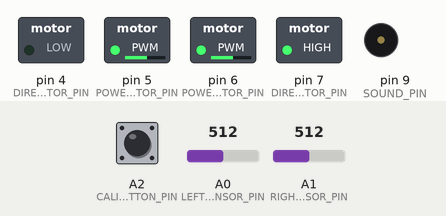
Bench run of a sketch on a simulated Arduino Uno, built with avr-gcc and run on an emulated ATmega328P. On the bench: switched loads named in the sketch (green lamp = pin HIGH), buzzer (waves = sounding). Inputs (shaded band) come from the test bench; at power-on: A2 (CALIBRATE_BOTTON_PIN) HIGH, A0 (LEFT_SENSOR_PIN) = 512, A1 (RIGHT_SENSOR_PIN) = 512.

Above: at 0.8 s.
0.9 s: A2 (CALIBRATE_BOTTON_PIN) pulled LOW for 3.2 s
At 5.1 s:
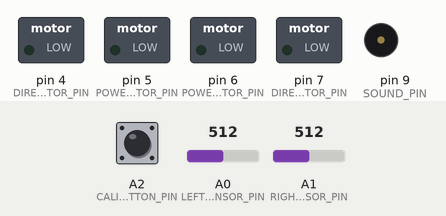
5.7 s: A2 (CALIBRATE_BOTTON_PIN) pulled LOW for 0.15 s
At 7.84 s:
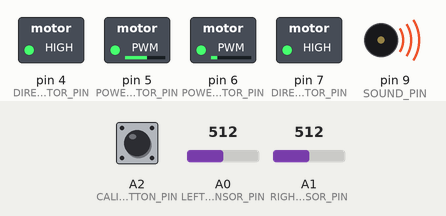
8.7 s: A2 (CALIBRATE_BOTTON_PIN) pulled LOW for 1 s
At 11.1 s:
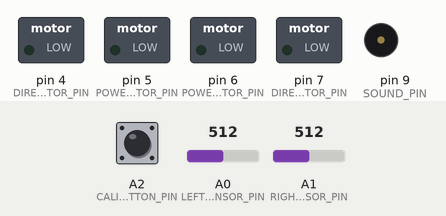
Timing chart, 0 to 12.6 s (numbered marks = the images above; inputs shaded):
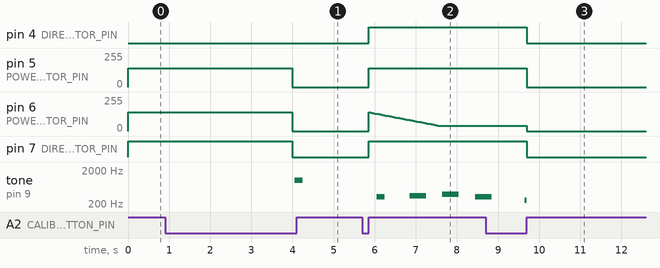

The sketch:

omezhka.ino
```cpp
// Определение пинов подключения компонентов
#define POWER_LEFT_MOTOR_PIN 6
#define DIRECTION_LEFT_MOTOR_PIN 7
#define POWER_RIGHT_MOTOR_PIN 5
#define DIRECTION_RIGHT_MOTOR_PIN 4
#define SOUND_PIN 9
#define CALIBRATE_BOTTON_PIN A2
#define LEFT_SENSOR_PIN A0
#define RIGHT_SENSOR_PIN A1

// Параметры PID-регулятора и движения
#define pid_gain_p 8.0                // Пропорциональный коэффициент PID
#define pid_gain_d 6.0                // Дифференциальный коэффициент PID
#define base_speed 90                 // Базовая скорость движения при следовании по линии
#define search_speed 140              // Скорость при поиске линии

// Настройки поиска линии
#define light_threshold 50            // Порог срабатывания датчика света (0–100)
#define spiral_increase 3             // Увеличение амплитуды "спирали" при поиске
#define spiral_interval 50            // Интервал увеличения спирали (мс)
#define search_timeout 20000          // Максимальное время поиска линии (20 секунд)

// Настройки мелодии
#define NOTE_C4  262   // Частота ноты До 4-й октавы
#define NOTE_D4  294   // Ре
#define NOTE_E4  330   // Ми
#define NOTE_F4  349   // Фа
#define NOTE_G4  392   // Соль
#define NOTE_A4  440   // Ля
#define NOTE_B4  494   // Си
#define NOTE_C5  523   // До 5-й октавы

// Мелодия - упрощенная версия "Оды к радости" Бетховена
int melody[] = {
  NOTE_E4, 0 , NOTE_F4, 0, NOTE_G4, 0, NOTE_E4, 0,
  NOTE_C4, 0, NOTE_D4, 0, NOTE_E4, 0, NOTE_D4, 0
};

// Длительности нот (в мс)
int noteDurations[] = {
  400, 400, 400, 400, 400, 400, 400, 400,
  800, 800, 800, 800, 800, 800, 800, 800
};

// Переменные для управления мелодией
int melodyLength = sizeof(melody) / sizeof(melody[0]);
int currentNote = 0;
unsigned long previousNoteTime = 0;
int noteDuration = 200;

// Переменные для калибровки датчиков
int left_min = 1023;
int left_max = 0;
int right_min = 1023;
int right_max = 0;

// Переменные для управления роботом
int last_direction = 0;
int errold = 0;
bool is_active = false;
bool CALIBRATE_BOTTON_PIN_old = 1;

// Переменные для поиска линии
bool spiral_direction = 0;
int spiral_step = 0;
unsigned long spiral_timer = 0;
unsigned long search_start_time = 0;

// Переменные для датчиков
int s1, s2;

// Состояния робота
enum RobotState { STOPPED, FOLLOWING_LINE, SEARCHING_LINE };
RobotState robotState = STOPPED;

// Управление моторами
void drive(int left, int right) {
  digitalWrite(DIRECTION_LEFT_MOTOR_PIN, left > 0);
  digitalWrite(DIRECTION_RIGHT_MOTOR_PIN, right > 0);
  analogWrite(POWER_LEFT_MOTOR_PIN, abs(left));
  analogWrite(POWER_RIGHT_MOTOR_PIN, abs(right));
}

// Остановка робота
void stop_robot() {
  drive(0, 0);
  noTone(SOUND_PIN);
  is_active = false;
  robotState = STOPPED;
  tone(SOUND_PIN, 500, 500);
}

// Воспроизведение мелодии - ВСЕГДА когда робот активен
void playMelody() {
  unsigned long currentTime = millis();

  if (currentTime - previousNoteTime >= noteDuration) {
    // Воспроизводим текущую ноту (если не пауза)
    if (melody[currentNote] != 0) {
      tone(SOUND_PIN, melody[currentNote], noteDuration);
    } else {
      noTone(SOUND_PIN);
    }

    // Переходим к следующей ноте
    currentNote++;
    if (currentNote >= melodyLength) {
      currentNote = 0; // Начинаем мелодию заново
    }

    noteDuration = noteDurations[currentNote];
    previousNoteTime = currentTime;
  }
}

// Остановка мелодии
void stopMelody() {
  noTone(SOUND_PIN);
  currentNote = 0;
  previousNoteTime = millis();
  noteDuration = 200;
}

// Начало поиска линии
void start_search() {
  spiral_step = 0;
  spiral_timer = millis();
  spiral_direction = (last_direction == 0) ? 1 : 0;
  search_start_time = millis();
}

// Спиральный поиск линии
void spiral_search() {
  if (millis() - spiral_timer > spiral_interval) {
    spiral_step += spiral_increase;
    spiral_timer = millis();

    if (spiral_step > 100) {
      spiral_step = 100;
    }
  }

  int left_speed = search_speed - spiral_step;
  int right_speed = search_speed - spiral_step;

  left_speed = constrain(left_speed, 0, 255);
  right_speed = constrain(right_speed, 0, 255);

  if (spiral_direction) {
    drive(left_speed, search_speed);
  } else {
    drive(search_speed, right_speed);
  }
}

// Следование по линии с PID-регулятором
void line_following(int s1, int s2) {
  double err = (s1 - s2);
  double u = err * pid_gain_p + (err - errold) * pid_gain_d;
  drive(constrain(base_speed + u, -250, 250),
        constrain(base_speed - u, -250, 250));
  errold = err;
}

// Проверка состояния датчиков и принятие решения
void check_sensors() {
  s1 = map(analogRead(LEFT_SENSOR_PIN), left_min, left_max, 0, 100);
  s2 = map(analogRead(RIGHT_SENSOR_PIN), right_min, right_max, 0, 100);

  bool see_line = (s1 > light_threshold || s2 > light_threshold);

  if (robotState == FOLLOWING_LINE) {
    if (!see_line) {
      robotState = SEARCHING_LINE;
      start_search();
    }
  }
  else if (robotState == SEARCHING_LINE) {
    if (millis() - search_start_time > search_timeout) {
      stop_robot();
      return;
    }

    if (see_line) {
      robotState = FOLLOWING_LINE;
      last_direction = (s1 > light_threshold) ? 0 : 1;
    }
  }
}

// Начальная настройка
void setup() {
  pinMode(POWER_LEFT_MOTOR_PIN, OUTPUT);
  pinMode(DIRECTION_LEFT_MOTOR_PIN, OUTPUT);
  pinMode(POWER_RIGHT_MOTOR_PIN, OUTPUT);
  pinMode(DIRECTION_RIGHT_MOTOR_PIN, OUTPUT);
  pinMode(SOUND_PIN, OUTPUT);
  pinMode(CALIBRATE_BOTTON_PIN, INPUT_PULLUP);

  // Калибровка датчиков
  int time = millis();
  while (millis() - time < 4000) {
    drive(140, -140);
    int left = analogRead(LEFT_SENSOR_PIN);
    int right = analogRead(RIGHT_SENSOR_PIN);

    if (left < left_min) left_min = left;
    if (left > left_max) left_max = left;
    if (right < right_min) right_min = right;
    if (right > right_max) right_max = right;
  }
  drive(0, 0);

  // Ожидание нажатия кнопки для старта
  while (true) {
    if (digitalRead(CALIBRATE_BOTTON_PIN) == LOW) {
      delay(50);
      if (digitalRead(CALIBRATE_BOTTON_PIN) == LOW) break;
    }
  }

  tone(SOUND_PIN, 1000, 200);
  delay(200);
}

void loop() {
  if (is_active) {
    // ВСЕГДА играем мелодию когда робот активен
    playMelody();

    check_sensors();

    if (robotState == FOLLOWING_LINE) {
      line_following(s1, s2);
    }
    else if (robotState == SEARCHING_LINE) {
      spiral_search();
    }
  } else {
    stopMelody();
    robotState = STOPPED;
  }

  // Обработка кнопки старт/стоп
  if (digitalRead(CALIBRATE_BOTTON_PIN) == HIGH && CALIBRATE_BOTTON_PIN_old == LOW) {
    is_active = !is_active;
    if (is_active) {
      robotState = FOLLOWING_LINE;
    } else {
      robotState = STOPPED;
      stopMelody();
      drive(0, 0);
    }
  }
  CALIBRATE_BOTTON_PIN_old = digitalRead(CALIBRATE_BOTTON_PIN);
}
```

Measured:
- after the input at 0.9 s, tone on pin 9 (SOUND_PIN): silent → 1000 Hz after 3.2 s, → silent 0.20 s later
- after the input at 5.7 s, pin 4 (DIRECTION_RIGHT_MOTOR_PIN), pin 7 (DIRECTION_LEFT_MOTOR_PIN): LOW → HIGH after 0.15 s; pin 5 (POWER_RIGHT_MOTOR_PIN): 0/255 → 140/255 after 0.15 s; tone on pin 9 (SOUND_PIN): plays 330 Hz for 0.20 s, 349 Hz for 0.40 s, 392 Hz for 0.40 s, 330 Hz for 0.25 s, starting after 0.35 s
- after the input at 8.7 s, pin 4 (DIRECTION_RIGHT_MOTOR_PIN), pin 7 (DIRECTION_LEFT_MOTOR_PIN): HIGH → LOW after 1.0 s; pin 5 (POWER_RIGHT_MOTOR_PIN): 140/255 → 0/255 after 1.0 s; pin 6 (POWER_LEFT_MOTOR_PIN): 40/255 → 0/255 after 1.0 s
